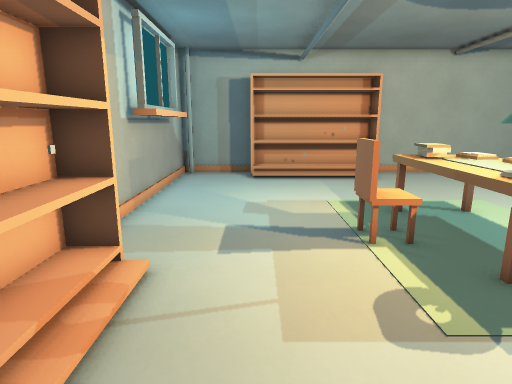
View 1 (above)

12 first-person views from a walk through a 3-D level made in the Godot game engine. The camera is 1.3 m above the floor, tilts 12° down and sees 75° across. The floor is counted in squares, 0.5 m on a side. Each view is taken from the middle of a square. On the plan, view 1 faces up. The plan holds only what a view shows up to about 20 squares ahead; the rest is blank.

View 2
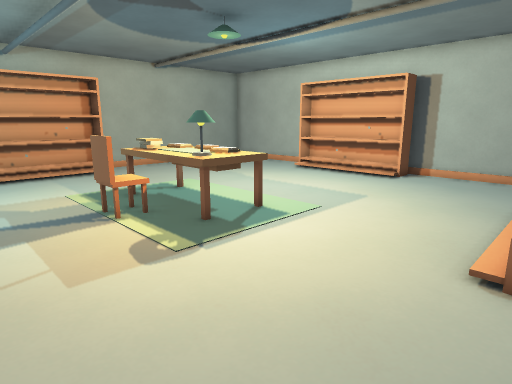

View 3
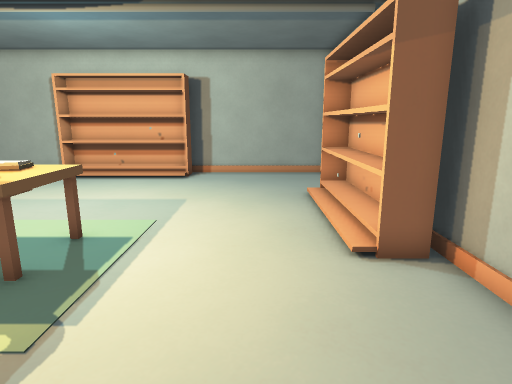

View 4
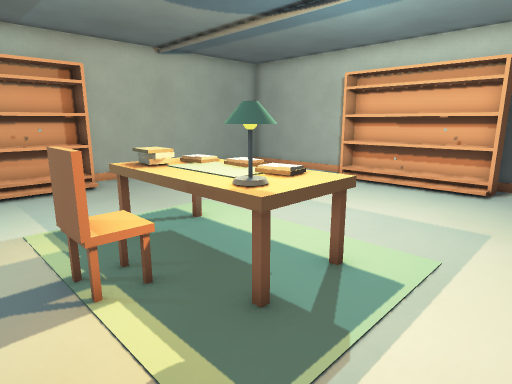

View 5
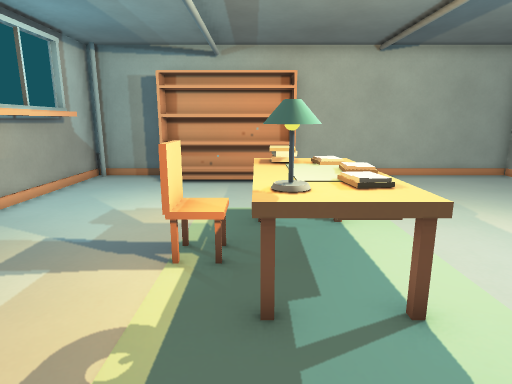

View 6
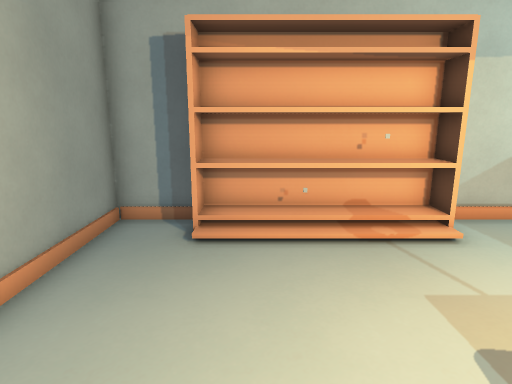

View 7
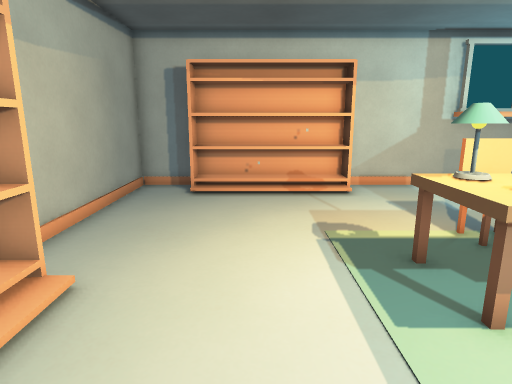

View 8
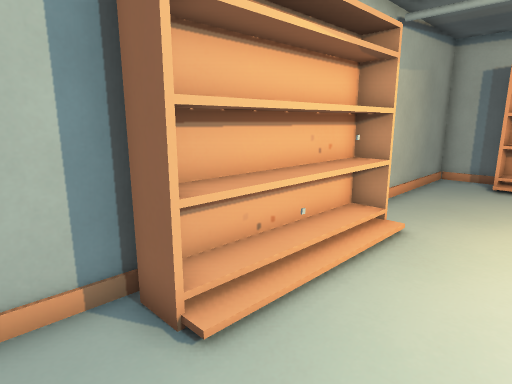

View 9
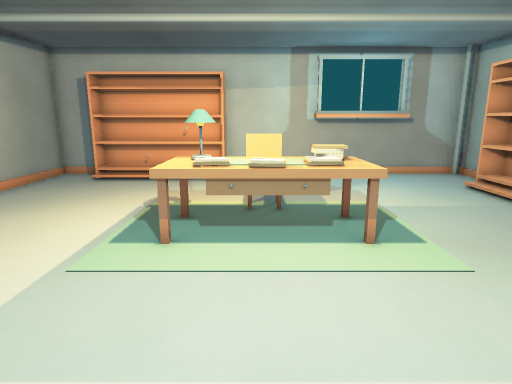

View 10
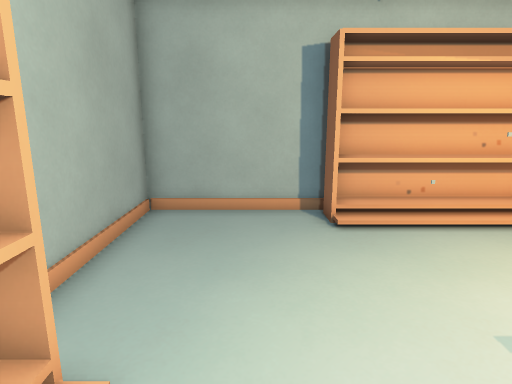

View 11
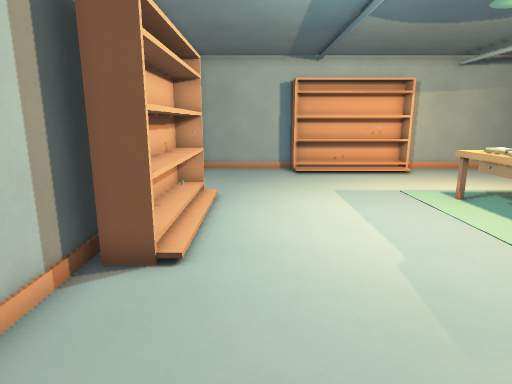

View 12
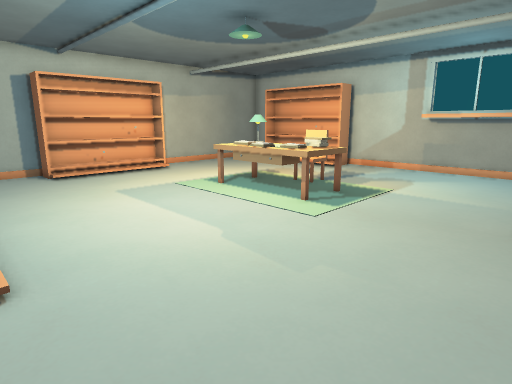

### Floor plan
Key: @ floor where view 1 was taken; # wall or solid block; . floor; ^ raised ledge; S shelf; C chair; L lamp; O other object.
Columns run from 4 left of view 1 to 16 right of it. Each row starts with its distance up from view 1.
 17 #####################
 16 #...SSSSSSS.........#
 15 #...................#
 14 ##..................#
 13 ##..................#
 12 ##..................#
 11 ##..................#
 10 ##..... ... .......SS
  9 #...... ^^^ .......SS
  8 #.....C ^^^ .......SS
  7 #.....C ^^^ .......SS
  6 #S..... LL^ .......SS
  5  SS.... O^^ .......SS
  4  SS................S#
  3  SS.................#
  2  SS.................#
  1  SS.................#
  0  SS.@...............#
 -1 # .......SSSSSSS....#
 -2 #........SSSSSSS....#
 -3 ###########    ######

Positions as (right, up) in squares from view 1, and headings:
1: (0, 0), facing up
2: (-1, -2), facing up-right
3: (-1, 1), facing right
4: (1, 2), facing up-right
5: (4, 1), facing up
6: (5, 1), facing left
7: (10, 2), facing left
8: (13, 2), facing down-left
9: (13, 7), facing left
10: (13, 7), facing down
11: (13, 16), facing down
12: (15, 16), facing down-left
